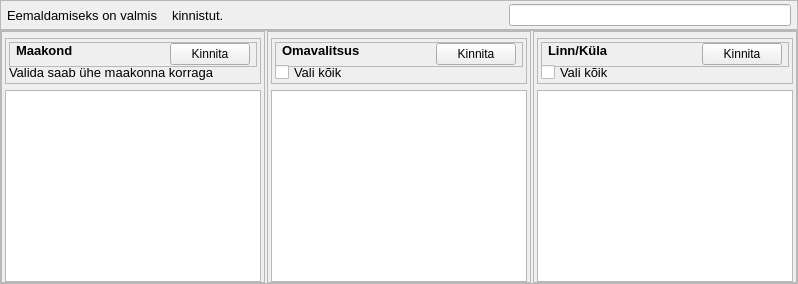
                     <widget class="QWidget" name="wDel_cadastrals_Top" native="true">
                      <property name="styleSheet">
                       <string notr="true"/>
                      </property>
                      <layout class="QVBoxLayout" name="verticalLayout_70">
                       <property name="spacing">
                        <number>0</number>
                       </property>
                       <property name="leftMargin">
                        <number>0</number>
                       </property>
                       <property name="topMargin">
                        <number>0</number>
                       </property>
                       <property name="rightMargin">
                        <number>0</number>
                       </property>
                       <property name="bottomMargin">
                        <number>0</number>
                       </property>
                       <item>
                        <widget class="QFrame" name="frDel_Overview_Main">
                         <property name="frameShape">
                          <enum>QFrame::StyledPanel</enum>
                         </property>
                         <property name="frameShadow">
                          <enum>QFrame::Raised</enum>
                         </property>
                         <layout class="QHBoxLayout" name="horizontalLayout_9">
                          <property name="spacing">
                           <number>3</number>
                          </property>
                          <property name="leftMargin">
                           <number>6</number>
                          </property>
                          <property name="topMargin">
                           <number>3</number>
                          </property>
                          <property name="rightMargin">
                           <number>6</number>
                          </property>
                          <property name="bottomMargin">
                           <number>3</number>
                          </property>
                          <item>
                           <widget class="QLabel" name="lblDel_Main_txt">
                            <property name="font">
                             <font>
                              <pointsize>10</pointsize>
                             </font>
                            </property>
                            <property name="text">
                             <string>Eemaldamiseks on valmis</string>
                            </property>
                           </widget>
                          </item>
                          <item>
                           <widget class="QLabel" name="lblDel_Amount">
                            <property name="font">
                             <font>
                              <pointsize>10</pointsize>
                             </font>
                            </property>
                            <property name="text">
                             <string/>
                            </property>
                           </widget>
                          </item>
                          <item>
                           <widget class="QLabel" name="lblDel_sub_txt">
                            <property name="font">
                             <font>
                              <pointsize>10</pointsize>
                             </font>
                            </property>
                            <property name="text">
                             <string>kinnistut.</string>
                            </property>
                           </widget>
                          </item>
                          <item>
                           <spacer name="horizontalSpacer_16">
                            <property name="orientation">
                             <enum>Qt::Horizontal</enum>
                            </property>
                            <property name="sizeHint" stdset="0">
                             <size>
                              <width>40</width>
                              <height>20</height>
                             </size>
                            </property>
                           </spacer>
                          </item>
                          <item>
                           <widget class="QLineEdit" name="lblDel_Aditiona_txt">
                            <property name="styleSheet">
                             <string notr="true"/>
                            </property>
                           </widget>
                          </item>
                         </layout>
                        </widget>
                       </item>
                       <item>
                        <widget class="QFrame" name="FrDel_Selector_MainFrame">
                         <property name="styleSheet">
                          <string notr="true"/>
                         </property>
                         <property name="frameShape">
                          <enum>QFrame::StyledPanel</enum>
                         </property>
                         <property name="frameShadow">
                          <enum>QFrame::Raised</enum>
                         </property>
                         <layout class="QHBoxLayout" name="horizontalLayout_16">
                          <property name="spacing">
                           <number>2</number>
                          </property>
                          <property name="leftMargin">
                           <number>0</number>
                          </property>
                          <property name="topMargin">
                           <number>0</number>
                          </property>
                          <property name="rightMargin">
                           <number>0</number>
                          </property>
                          <property name="bottomMargin">
                           <number>0</number>
                          </property>
                          <item>
                           <widget class="QFrame" name="FrDel_Couty">
                            <property name="styleSheet">
                             <string notr="true"/>
                            </property>
                            <property name="frameShape">
                             <enum>QFrame::StyledPanel</enum>
                            </property>
                            <property name="frameShadow">
                             <enum>QFrame::Raised</enum>
                            </property>
                            <layout class="QVBoxLayout" name="verticalLayout_104">
                             <property name="spacing">
                              <number>6</number>
                             </property>
                             <property name="leftMargin">
                              <number>3</number>
                             </property>
                             <property name="topMargin">
                              <number>6</number>
                             </property>
                             <property name="rightMargin">
                              <number>3</number>
                             </property>
                             <property name="bottomMargin">
                              <number>0</number>
                             </property>
                             <item>
                              <widget class="QFrame" name="FrDel_County_Heading">
                               <property name="minimumSize">
                                <size>
                                 <width>0</width>
                                 <height>46</height>
                                </size>
                               </property>
                               <property name="maximumSize">
                                <size>
                                 <width>16777215</width>
                                 <height>46</height>
                                </size>
                               </property>
                               <property name="styleSheet">
                                <string notr="true">   #frame_10 {

        border: 1px solid #2c313c;
        border-radius: 3px;
		
    }
</string>
                               </property>
                               <property name="frameShape">
                                <enum>QFrame::StyledPanel</enum>
                               </property>
                               <property name="frameShadow">
                                <enum>QFrame::Raised</enum>
                               </property>
                               <layout class="QVBoxLayout" name="verticalLayout_105">
                                <property name="leftMargin">
                                 <number>3</number>
                                </property>
                                <property name="topMargin">
                                 <number>3</number>
                                </property>
                                <property name="rightMargin">
                                 <number>3</number>
                                </property>
                                <property name="bottomMargin">
                                 <number>3</number>
                                </property>
                                <item alignment="Qt::AlignTop">
                                 <widget class="QFrame" name="FrDel_County_tools">
                                  <property name="minimumSize">
                                   <size>
                                    <width>0</width>
                                    <height>25</height>
                                   </size>
                                  </property>
                                  <property name="styleSheet">
                                   <string notr="true"/>
                                  </property>
                                  <property name="frameShape">
                                   <enum>QFrame::StyledPanel</enum>
                                  </property>
                                  <property name="frameShadow">
                                   <enum>QFrame::Raised</enum>
                                  </property>
                                  <layout class="QHBoxLayout" name="horizontalLayout_39">
                                   <property name="spacing">
                                    <number>0</number>
                                   </property>
                                   <property name="leftMargin">
                                    <number>6</number>
                                   </property>
                                   <property name="topMargin">
                                    <number>0</number>
                                   </property>
                                   <property name="rightMargin">
                                    <number>6</number>
                                   </property>
                                   <property name="bottomMargin">
                                    <number>0</number>
                                   </property>
                                   <item alignment="Qt::AlignTop">
                                    <widget class="QLabel" name="lblDel_County">
                                     <property name="font">
                                      <font>
                                       <pointsize>10</pointsize>
                                       <weight>75</weight>
                                       <bold>true</bold>
                                      </font>
                                     </property>
                                     <property name="text">
                                      <string>Maakond</string>
                                     </property>
                                    </widget>
                                   </item>
                                   <item alignment="Qt::AlignRight">
                                    <widget class="QPushButton" name="pbDel_County">
                                     <property name="text">
                                      <string>Kinnita</string>
                                     </property>
                                    </widget>
                                   </item>
                                  </layout>
                                 </widget>
                                </item>
                                <item>
                                 <widget class="QLabel" name="lblDel_Count_comment">
                                  <property name="font">
                                   <font>
                                    <pointsize>10</pointsize>
                                   </font>
                                  </property>
                                  <property name="toolTip">
                                   <string extracomment="Valida saab ühe maakonna korraga"/>
                                  </property>
                                  <property name="text">
                                   <string>Valida saab ühe maakonna korraga</string>
                                  </property>
                                 </widget>
                                </item>
                               </layout>
                              </widget>
                             </item>
                             <item>
                              <widget class="QListWidget" name="lwDelete_County_Names">
                               <property name="styleSheet">
                                <string notr="true"/>
                               </property>
                              </widget>
                             </item>
                            </layout>
                           </widget>
                          </item>
                          <item>
                           <widget class="QFrame" name="FrDel_State">
                            <property name="styleSheet">
                             <string notr="true"/>
                            </property>
                            <property name="frameShape">
                             <enum>QFrame::StyledPanel</enum>
                            </property>
                            <property name="frameShadow">
                             <enum>QFrame::Raised</enum>
                            </property>
                            <layout class="QVBoxLayout" name="verticalLayout_106">
                             <property name="spacing">
                              <number>6</number>
                             </property>
                             <property name="leftMargin">
                              <number>3</number>
                             </property>
                             <property name="topMargin">
                              <number>6</number>
                             </property>
                             <property name="rightMargin">
                              <number>3</number>
                             </property>
                             <property name="bottomMargin">
                              <number>0</number>
                             </property>
                             <item>
                              <widget class="QFrame" name="FrDel_State_Heading">
                               <property name="minimumSize">
                                <size>
                                 <width>0</width>
                                 <height>46</height>
                                </size>
                               </property>
                               <property name="maximumSize">
                                <size>
                                 <width>16777215</width>
                                 <height>46</height>
                                </size>
                               </property>
                               <property name="frameShape">
                                <enum>QFrame::StyledPanel</enum>
                               </property>
                               <property name="frameShadow">
                                <enum>QFrame::Raised</enum>
                               </property>
                               <layout class="QVBoxLayout" name="verticalLayout_107">
                                <property name="spacing">
                                 <number>6</number>
                                </property>
                                <property name="leftMargin">
                                 <number>3</number>
                                </property>
                                <property name="topMargin">
                                 <number>3</number>
                                </property>
                                <property name="rightMargin">
                                 <number>3</number>
                                </property>
                                <property name="bottomMargin">
                                 <number>3</number>
                                </property>
                                <item alignment="Qt::AlignTop">
                                 <widget class="QFrame" name="FrDel_State_tools">
                                  <property name="minimumSize">
                                   <size>
                                    <width>0</width>
                                    <height>25</height>
                                   </size>
                                  </property>
                                  <property name="frameShape">
                                   <enum>QFrame::StyledPanel</enum>
                                  </property>
                                  <property name="frameShadow">
                                   <enum>QFrame::Raised</enum>
                                  </property>
                                  <layout class="QHBoxLayout" name="horizontalLayout_40">
                                   <property name="spacing">
                                    <number>0</number>
                                   </property>
                                   <property name="leftMargin">
                                    <number>6</number>
                                   </property>
                                   <property name="topMargin">
                                    <number>0</number>
                                   </property>
                                   <property name="rightMargin">
                                    <number>6</number>
                                   </property>
                                   <property name="bottomMargin">
                                    <number>0</number>
                                   </property>
                                   <item alignment="Qt::AlignTop">
                                    <widget class="QLabel" name="lblDel_State">
                                     <property name="font">
                                      <font>
                                       <pointsize>10</pointsize>
                                       <weight>75</weight>
                                       <bold>true</bold>
                                      </font>
                                     </property>
                                     <property name="text">
                                      <string>Omavalitsus</string>
                                     </property>
                                    </widget>
                                   </item>
                                   <item alignment="Qt::AlignRight">
                                    <widget class="QPushButton" name="pbDel_State">
                                     <property name="text">
                                      <string>Kinnita</string>
                                     </property>
                                     <property name="iconSize">
                                      <size>
                                       <width>14</width>
                                       <height>14</height>
                                      </size>
                                     </property>
                                     <property name="flat">
                                      <bool>false</bool>
                                     </property>
                                    </widget>
                                   </item>
                                  </layout>
                                 </widget>
                                </item>
                                <item>
                                 <widget class="QCheckBox" name="cbDel_ChooseAll_States">
                                  <property name="font">
                                   <font>
                                    <pointsize>10</pointsize>
                                   </font>
                                  </property>
                                  <property name="text">
                                   <string>Vali kõik</string>
                                  </property>
                                 </widget>
                                </item>
                               </layout>
                              </widget>
                             </item>
                             <item>
                              <widget class="QListWidget" name="lwDel_State_Names">
                               <property name="styleSheet">
                                <string notr="true"/>
                               </property>
                              </widget>
                             </item>
                            </layout>
                           </widget>
                          </item>
                          <item>
                           <widget class="QFrame" name="FrDel_City">
                            <property name="styleSheet">
                             <string notr="true"/>
                            </property>
                            <property name="frameShape">
                             <enum>QFrame::StyledPanel</enum>
                            </property>
                            <property name="frameShadow">
                             <enum>QFrame::Raised</enum>
                            </property>
                            <layout class="QVBoxLayout" name="verticalLayout_108">
                             <property name="spacing">
                              <number>6</number>
                             </property>
                             <property name="leftMargin">
                              <number>3</number>
                             </property>
                             <property name="topMargin">
                              <number>6</number>
                             </property>
                             <property name="rightMargin">
                              <number>3</number>
                             </property>
                             <property name="bottomMargin">
                              <number>0</number>
                             </property>
                             <item>
                              <widget class="QFrame" name="FrDel_City_Heading">
                               <property name="minimumSize">
                                <size>
                                 <width>0</width>
                                 <height>46</height>
                                </size>
                               </property>
                               <property name="maximumSize">
                                <size>
                                 <width>16777215</width>
                                 <height>46</height>
                                </size>
                               </property>
                               <property name="frameShape">
                                <enum>QFrame::StyledPanel</enum>
                               </property>
                               <property name="frameShadow">
                                <enum>QFrame::Raised</enum>
                               </property>
                               <layout class="QVBoxLayout" name="verticalLayout_109">
                                <property name="spacing">
                                 <number>6</number>
                                </property>
                                <property name="leftMargin">
                                 <number>3</number>
                                </property>
                                <property name="topMargin">
                                 <number>3</number>
                                </property>
                                <property name="rightMargin">
                                 <number>3</number>
                                </property>
                                <property name="bottomMargin">
                                 <number>3</number>
                                </property>
                                <item alignment="Qt::AlignTop">
                                 <widget class="QFrame" name="FrDel_City_tools">
                                  <property name="minimumSize">
                                   <size>
                                    <width>0</width>
                                    <height>25</height>
                                   </size>
                                  </property>
                                  <property name="styleSheet">
                                   <string notr="true"/>
                                  </property>
                                  <property name="frameShape">
                                   <enum>QFrame::StyledPanel</enum>
                                  </property>
                                  <property name="frameShadow">
                                   <enum>QFrame::Raised</enum>
                                  </property>
                                  <layout class="QHBoxLayout" name="horizontalLayout_41">
                                   <property name="spacing">
                                    <number>0</number>
                                   </property>
                                   <property name="leftMargin">
                                    <number>6</number>
                                   </property>
                                   <property name="topMargin">
                                    <number>0</number>
                                   </property>
                                   <property name="rightMargin">
                                    <number>6</number>
                                   </property>
                                   <property name="bottomMargin">
                                    <number>0</number>
                                   </property>
                                   <item alignment="Qt::AlignTop">
                                    <widget class="QLabel" name="lblDel_City">
                                     <property name="font">
                                      <font>
                                       <pointsize>10</pointsize>
                                       <weight>75</weight>
                                       <bold>true</bold>
                                      </font>
                                     </property>
                                     <property name="text">
                                      <string>Linn/Küla</string>
                                     </property>
                                    </widget>
                                   </item>
                                   <item alignment="Qt::AlignRight">
                                    <widget class="QPushButton" name="pbDel_City">
                                     <property name="text">
                                      <string>Kinnita</string>
                                     </property>
                                     <property name="iconSize">
                                      <size>
                                       <width>14</width>
                                       <height>14</height>
                                      </size>
                                     </property>
                                    </widget>
                                   </item>
                                  </layout>
                                 </widget>
                                </item>
                                <item>
                                 <widget class="QCheckBox" name="cbDel_ChooseAll_Cities">
                                  <property name="font">
                                   <font>
                                    <pointsize>10</pointsize>
                                   </font>
                                  </property>
                                  <property name="text">
                                   <string>Vali kõik</string>
                                  </property>
                                 </widget>
                                </item>
                               </layout>
                              </widget>
                             </item>
                             <item>
                              <widget class="QListWidget" name="lwDelete_Cities_Names">
                               <property name="styleSheet">
                                <string notr="true"/>
                               </property>
                              </widget>
                             </item>
                            </layout>
                           </widget>
                          </item>
                         </layout>
                        </widget>
                       </item>
                      </layout>
                     </widget>
